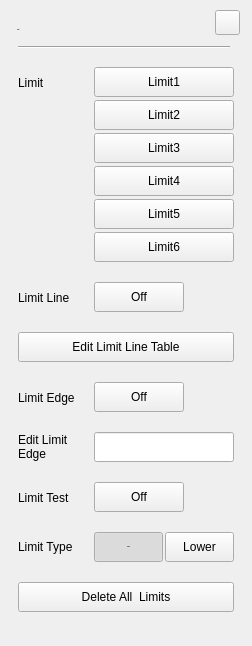
<?xml version="1.0" encoding="UTF-8"?>
<ui version="4.0">
 <class>SA_Dialog_Limit</class>
 <widget class="QWidget" name="SA_Dialog_Limit">
  <property name="geometry">
   <rect>
    <x>0</x>
    <y>0</y>
    <width>252</width>
    <height>646</height>
   </rect>
  </property>
  <property name="windowTitle">
   <string>Form</string>
  </property>
  <property name="styleSheet">
   <string notr="true">#widget
{
	background-color:rgba(211,211,211,0.9);
}
#widget&gt;#lblTitle
{
	font: 75 20px &quot;Arial&quot;;
	color:rgba(46,46,46,1);
	line-height:23px;
	font-weight:bold;
}
#pb_cancel
{
border-style:flat;
background-color:rgba(0,0,0,0);
background-image: url(:/sa/image/btn_close_normal.png);
}
#pb_cancel:pressed
{
background-image: url(:/sa/image/btn_close_click.png);
}
#line
{
	background-color:rgba(46,46,46,1);
}
QPushButton
{
	background-color:black;
	color:rgb(130, 130, 130);
	border-style:flat;
	font: 75 13px &quot;Arial&quot;;
	font-weight:bold;
}
#pb_LimitTest,
#pb_Edge,
#pb_toggle
{
	background-color:rgba(0,0,0,0);
	font: 75 13px &quot;Arial&quot;;
	font-weight:bold;
}
#pb_LimitTest:checked,
#pb_Edge::checked,
#pb_toggle:checked
{
	padding:7px 44px 6px 25px;
	color:rgba(87, 87, 87, 1);
	border-image: url(:/sa/image/toggle_on.png);
}
#pb_LimitTest:!checked,
#pb_Edge:!checked,
#pb_toggle:!checked
{
	padding:7px 17px 6px 36px;
	color:rgba(123, 123, 123, 1);
	border-image: url(:/sa/image/toggle_off.png);
}

#pb_Upper:checked
{
	background-color:transparent;
	padding: 8px 14px 7px 15px;
	background-image: url(:/sa/image/fre_checked_left.png);
}
#pb_Upper:!checked
{
background-color:transparent;
padding: 8px 14px 7px 15px;
	background-image: url(:/sa/image/fre_checked_right.png);
}

#pb_Lower:checked
{
background-color:transparent;
padding: 8px 5px 7px 6px;
	background-image: url(:/sa/image/fre_checked_right.png);
	background-position:right;
}

#pb_Lower:!checked
{
background-color:transparent;
padding: 8px 5px 7px 6px;
	background-image: url(:/sa/image/fre_checked_left.png);
	background-position:right;
}

#widget
{
	background-color:rgba(211,211,211,0.9);
}
#widget&gt;QLabel
{
font: 75 13px &quot;Arial&quot;;
color:rgb(46,46,46);
}
SA_LineEdit
{
	color:rgba(162, 115, 0,1);
	padding:8px 8px 7px 10px ;
	font: 75 13px &quot;Arial&quot;;
	font-weight:bold;
}
SA_LineEdit:focus
{
	outline: none;
	border:2px solid rgba(162,115,0,1);
	padding:6px 6px 5px 8px ;
}
#pb_LM1,
#pb_LM2,
#pb_LM3,
#pb_LM4,
#pb_LM5,
#pb_LM6
{
text-align:left;
padding-left:10px;
}
#pb_LM1:checked,
#pb_LM2:checked,
#pb_LM3:checked,
#pb_LM4:checked,
#pb_LM5:checked,
#pb_LM6:checked
{
	color:rgba(87, 87, 87, 1);
}

/*******************indoor**********************/
#SA_Dialog_Limit[status= &quot;indoor&quot;] #widget
{
	background-color:rgba(211,211,211,0.9);
}
#SA_Dialog_Limit[status  =  &quot;indoor&quot;] #widget&gt;#lblTitle
{
	color:rgba(46,46,46,1);
}
#SA_Dialog_Limit[status  =  &quot;indoor&quot;] #pb_cancel
{
	background-color:rgba(0,0,0,0);
	background-image: url(:/sa/image/btn_close_normal.png);
}
#SA_Dialog_Limit[status  =  &quot;indoor&quot;] #pb_cancel:pressed
{
	background-image: url(:/sa/image/btn_close_click.png);
}
#SA_Dialog_Limit[status  =  &quot;indoor&quot;] #line
{
	background-color:rgba(46,46,46,1);
}
#SA_Dialog_Limit[status  =  &quot;indoor&quot;] QPushButton
{
	background-color:black;
	color:rgb(130, 130, 130);
}
#SA_Dialog_Limit[status  =  &quot;indoor&quot;] #pb_LimitTest,
#SA_Dialog_Limit[status  =  &quot;indoor&quot;] #pb_Edge,
#SA_Dialog_Limit[status  =  &quot;indoor&quot;] #pb_toggle
{
	background-color:rgba(0,0,0,0);
}
#SA_Dialog_Limit[status  =  &quot;indoor&quot;] #pb_LimitTest:checked,
#SA_Dialog_Limit[status  =  &quot;indoor&quot;] #pb_Edge::checked,
#SA_Dialog_Limit[status  =  &quot;indoor&quot;] #pb_toggle:checked
{
	color:rgba(87, 87, 87, 1);
	border-image: url(:/sa/image/toggle_on.png);
}
#SA_Dialog_Limit[status  =  &quot;indoor&quot;] #pb_LimitTest:!checked,
#SA_Dialog_Limit[status  =  &quot;indoor&quot;] #pb_Edge:!checked,
#SA_Dialog_Limit[status  =  &quot;indoor&quot;] #pb_toggle:!checked
{
	color:rgba(123, 123, 123, 1);
	border-image: url(:/sa/image/toggle_off.png);
}

#SA_Dialog_Limit[status  =  &quot;indoor&quot;] #pb_Upper:checked
{
	background-color:transparent;
	background-image: url(:/sa/image/fre_checked_left.png);
}
#SA_Dialog_Limit[status  =  &quot;indoor&quot;] #pb_Upper:!checked
{
	background-color:transparent;
	background-image: url(:/sa/image/fre_checked_right.png);
}

#SA_Dialog_Limit[status  =  &quot;indoor&quot;] #pb_Lower:checked
{
	background-color:transparent;
	background-image: url(:/sa/image/fre_checked_right.png);
}

#SA_Dialog_Limit[status  =  &quot;indoor&quot;] #pb_Lower:!checked
{
	background-color:transparent;
	background-image: url(:/sa/image/fre_checked_left.png);
}
#SA_Dialog_Limit[status  =  &quot;indoor&quot;] #widget&gt;QLabel
{
	color:rgb(46,46,46);
}
#SA_Dialog_Limit[status  =  &quot;indoor&quot;] SA_LineEdit
{
	background-color:rgba(255,255,255,0.6);
	color:rgba(162, 115, 0,1);
}
#SA_Dialog_Limit[status  =  &quot;indoor&quot;] SA_LineEdit:focus
{
	border:2px solid rgba(162,115,0,1);
}
#SA_Dialog_Limit[status  =  &quot;indoor&quot;] #pb_LM1,
#SA_Dialog_Limit[status  =  &quot;indoor&quot;] #pb_LM2,
#SA_Dialog_Limit[status  =  &quot;indoor&quot;] #pb_LM3,
#SA_Dialog_Limit[status  =  &quot;indoor&quot;] #pb_LM4,
#SA_Dialog_Limit[status  =  &quot;indoor&quot;] #pb_LM5,
#SA_Dialog_Limit[status  =  &quot;indoor&quot;] #pb_LM6
{
	background-image: url(:/sa/image/btn_mkr_nor.png);
}
#SA_Dialog_Limit[status  =  &quot;indoor&quot;] #pb_LM1:checked,
#SA_Dialog_Limit[status  =  &quot;indoor&quot;] #pb_LM2:checked,
#SA_Dialog_Limit[status  =  &quot;indoor&quot;] #pb_LM3:checked,
#SA_Dialog_Limit[status  =  &quot;indoor&quot;] #pb_LM4:checked,
#SA_Dialog_Limit[status  =  &quot;indoor&quot;] #pb_LM5:checked,
#SA_Dialog_Limit[status  =  &quot;indoor&quot;] #pb_LM6:checked
{
	background-image: url(:/sa/image/btn_mkr_click.png);
}

/*******************outdoor**********************/
#SA_Dialog_Limit[status  =&quot;outdoor&quot;] #widget
{
	background-color:rgba(211,211,211,0.9);
}
#SA_Dialog_Limit[status  =&quot;outdoor&quot;] #widget&gt;#lblTitle
{
	color:rgba(46,46,46,1);
}
#SA_Dialog_Limit[status  = &quot;outdoor&quot;] #pb_cancel
{
	background-color:rgba(0,0,0,0);
	background-image: url(:/sa/image/btn_close_normal.png);
}
#SA_Dialog_Limit[status  =  &quot;outdoor&quot;] #pb_cancel:pressed
{
	background-image: url(:/sa/image/btn_close_click.png);
}
#SA_Dialog_Limit[status  =  &quot;outdoor&quot;] #line
{
	background-color:rgba(46,46,46,1);
}
#SA_Dialog_Limit[status  =  &quot;outdoor&quot;] QPushButton
{
	background-color:black;
	color:rgb(130, 130, 130);
}
#SA_Dialog_Limit[status  =  &quot;outdoor&quot;] #pb_LimitTest,
#SA_Dialog_Limit[status  =  &quot;outdoor&quot;] #pb_Edge,
#SA_Dialog_Limit[status  =  &quot;outdoor&quot;] #pb_toggle
{
	background-color:rgba(0,0,0,0);
}
#SA_Dialog_Limit[status  =  &quot;outdoor&quot;] #pb_LimitTest:checked,
#SA_Dialog_Limit[status  =  &quot;outdoor&quot;] #pb_Edge::checked,
#SA_Dialog_Limit[status  =  &quot;outdoor&quot;] #pb_toggle:checked
{
	color:rgba(87, 87, 87, 1);
	border-image: url(:/sa/image/toggle_on.png);
}
#SA_Dialog_Limit[status  =  &quot;outdoor&quot;] #pb_LimitTest:!checked,
#SA_Dialog_Limit[status  =  &quot;outdoor&quot;] #pb_Edge:!checked,
#SA_Dialog_Limit[status  =  &quot;outdoor&quot;] #pb_toggle:!checked
{
	color:rgba(123, 123, 123, 1);
	border-image: url(:/sa/image/toggle_off.png);
}

#SA_Dialog_Limit[status  =  &quot;outdoor&quot;] #pb_Upper:checked
{
	background-color:transparent;
	background-image: url(:/sa/image/fre_checked_left.png);
}
#SA_Dialog_Limit[status  =  &quot;outdoor&quot;] #pb_Upper:!checked
{
	background-color:transparent;
	background-image: url(:/sa/image/fre_checked_right.png);
}

#SA_Dialog_Limit[status  =  &quot;outdoor&quot;] #pb_Lower:checked
{
	background-color:transparent;
	background-image: url(:/sa/image/fre_checked_right.png);
}

#SA_Dialog_Limit[status  =  &quot;outdoor&quot;] #pb_Lower:!checked
{
	background-color:transparent;
	background-image: url(:/sa/image/fre_checked_left.png);
}
#SA_Dialog_Limit[status  =  &quot;outdoor&quot;] #widget&gt;QLabel
{
	color:rgb(46,46,46);
}
#SA_Dialog_Limit[status  =  &quot;outdoor&quot;] SA_LineEdit
{
	background-color:rgba(255,255,255,0.6);
	color:rgba(162, 115, 0,1);
}
#SA_Dialog_Limit[status  =  &quot;outdoor&quot;] SA_LineEdit:focus
{
	border:2px solid rgba(162,115,0,1);
}
#SA_Dialog_Limit[status  =  &quot;outdoor&quot;] #pb_LM1,
#SA_Dialog_Limit[status  =  &quot;outdoor&quot;] #pb_LM2,
#SA_Dialog_Limit[status  =  &quot;outdoor&quot;] #pb_LM3,
#SA_Dialog_Limit[status  =  &quot;outdoor&quot;] #pb_LM4,
#SA_Dialog_Limit[status  =  &quot;outdoor&quot;] #pb_LM5,
#SA_Dialog_Limit[status  =  &quot;outdoor&quot;] #pb_LM6
{
	background-image: url(:/sa/image/btn_mkr_nor.png);
}
#SA_Dialog_Limit[status  =  &quot;outdoor&quot;] #pb_LM1:checked,
#SA_Dialog_Limit[status  =  &quot;outdoor&quot;] #pb_LM2:checked,
#SA_Dialog_Limit[status  =  &quot;outdoor&quot;] #pb_LM3:checked,
#SA_Dialog_Limit[status  =  &quot;outdoor&quot;] #pb_LM4:checked,
#SA_Dialog_Limit[status  =  &quot;outdoor&quot;] #pb_LM5:checked,
#SA_Dialog_Limit[status  =  &quot;outdoor&quot;] #pb_LM6:checked
{
	background-image: url(:/sa/image/btn_mkr_click.png);
}

/*******************night**********************/
#SA_Dialog_Limit[status = &quot;night&quot;] #widget
{
		background-color:rgba(208,182,139,0.9);
}
#SA_Dialog_Limit[status  =  &quot;night&quot;] #widget&gt;#lblTitle
{
	color:rgba(46,46,46,1);
}
#SA_Dialog_Limit[status  =  &quot;night&quot;] #pb_cancel
{
	background-color:rgba(0,0,0,0);
	border-image: url(:/sa/image/night/btn_close_normal.png);
}
#SA_Dialog_Limit[status  =  &quot;night&quot;] #pb_cancel:pressed
{
	border-image: url(:/sa/image/night/btn_close_click.png);
}
#SA_Dialog_Limit[status  =  &quot;night&quot;] #line
{
	background-color:rgba(46,46,46,1);
}
#SA_Dialog_Limit[status  =  &quot;night&quot;] QPushButton
{
	background-color:black;
	color:rgb(130, 130, 130);
}
#SA_Dialog_Limit[status  =  &quot;night&quot;] #pb_LimitTest,
#SA_Dialog_Limit[status  =  &quot;night&quot;] #pb_Edge,
#SA_Dialog_Limit[status  =  &quot;night&quot;] #pb_toggle
{
	background-color:rgba(0,0,0,0);
}
#SA_Dialog_Limit[status  =  &quot;night&quot;] #pb_LimitTest:checked,
#SA_Dialog_Limit[status  =  &quot;night&quot;] #pb_Edge::checked,
#SA_Dialog_Limit[status  =  &quot;night&quot;] #pb_toggle:checked
{
	color:rgba(87, 87, 87, 1);
	border-image: url(:/sa/image/night/toggle_on.png);
}
#SA_Dialog_Limit[status  =  &quot;night&quot;] #pb_LimitTest:!checked,
#SA_Dialog_Limit[status  =  &quot;night&quot;] #pb_Edge:!checked,
#SA_Dialog_Limit[status  =  &quot;night&quot;] #pb_toggle:!checked
{
	color:rgba(121,106,80,1);
	border-image: url(:/sa/image/night/toggle_off.png);
}

#SA_Dialog_Limit[status  =  &quot;night&quot;] #pb_Upper:checked
{
	background-color:transparent;
	background-image:url(:/sa/image/night/btn_left_click.png);
}
#SA_Dialog_Limit[status  =  &quot;night&quot;] #pb_Upper:!checked
{
	background-color:transparent;
	background-image: url(:/sa/image/night/btn_left_nor.png);
}

#SA_Dialog_Limit[status  =  &quot;night&quot;] #pb_Lower:checked
{
	background-color:transparent;
	background-image: url(:/sa/image/night/btn_right_click.png);
}

#SA_Dialog_Limit[status  =  &quot;night&quot;] #pb_Lower:!checked
{
	background-color:transparent;
	background-image: url(:/sa/image/night/btn_right_nor.png);
}

#SA_Dialog_Limit[status  =  &quot;night&quot;] #widget&gt;QLabel
{
	color:rgb(46,46,46);
}
#SA_Dialog_Limit[status  =  &quot;night&quot;] SA_LineEdit
{
	background-color:rgba(251,219,167,0.6);
	color:rgba(162, 115, 0,1);
}
#SA_Dialog_Limit[status  =  &quot;night&quot;] SA_LineEdit:focus
{
	border:2px solid rgba(162,115,0,1);
}
#SA_Dialog_Limit[status  =  &quot;night&quot;] #pb_LM1,
#SA_Dialog_Limit[status  =  &quot;night&quot;] #pb_LM2,
#SA_Dialog_Limit[status  =  &quot;night&quot;] #pb_LM3,
#SA_Dialog_Limit[status  =  &quot;night&quot;] #pb_LM4,
#SA_Dialog_Limit[status  =  &quot;night&quot;] #pb_LM5,
#SA_Dialog_Limit[status  =  &quot;night&quot;] #pb_LM6
{
	 background-color:rgb(74,65,50); 
}
#SA_Dialog_Limit[status  =  &quot;night&quot;] #pb_LM1:checked,
#SA_Dialog_Limit[status  =  &quot;night&quot;] #pb_LM2:checked,
#SA_Dialog_Limit[status  =  &quot;night&quot;] #pb_LM3:checked,
#SA_Dialog_Limit[status  =  &quot;night&quot;] #pb_LM4:checked,
#SA_Dialog_Limit[status  =  &quot;night&quot;] #pb_LM5:checked,
#SA_Dialog_Limit[status  =  &quot;night&quot;] #pb_LM6:checked
{
	 background-color:rgb(251,155,0);
}</string>
  </property>
  <property name="status" stdset="0">
   <string>night</string>
  </property>
  <widget class="QWidget" name="widget" native="true">
   <property name="geometry">
    <rect>
     <x>0</x>
     <y>0</y>
     <width>252</width>
     <height>646</height>
    </rect>
   </property>
   <widget class="QLabel" name="lblTitle">
    <property name="geometry">
     <rect>
      <x>17</x>
      <y>19</y>
      <width>102</width>
      <height>22</height>
     </rect>
    </property>
    <property name="font">
     <font>
      <family>Arial</family>
      <pointsize>-1</pointsize>
      <weight>75</weight>
      <italic>false</italic>
      <bold>true</bold>
     </font>
    </property>
    <property name="styleSheet">
     <string notr="true"/>
    </property>
    <property name="text">
     <string>Limit</string>
    </property>
   </widget>
   <widget class="Line" name="line">
    <property name="geometry">
     <rect>
      <x>18</x>
      <y>46</y>
      <width>212</width>
      <height>2</height>
     </rect>
    </property>
    <property name="orientation">
     <enum>Qt::Horizontal</enum>
    </property>
   </widget>
   <widget class="QPushButton" name="pb_cancel">
    <property name="geometry">
     <rect>
      <x>215</x>
      <y>10</y>
      <width>25</width>
      <height>25</height>
     </rect>
    </property>
    <property name="styleSheet">
     <string notr="true"/>
    </property>
    <property name="text">
     <string/>
    </property>
   </widget>
   <widget class="QLabel" name="lblLimitLine">
    <property name="geometry">
     <rect>
      <x>18</x>
      <y>290</y>
      <width>67</width>
      <height>15</height>
     </rect>
    </property>
    <property name="text">
     <string>Limit Line</string>
    </property>
   </widget>
   <widget class="QPushButton" name="pb_toggle">
    <property name="geometry">
     <rect>
      <x>94</x>
      <y>282</y>
      <width>90</width>
      <height>30</height>
     </rect>
    </property>
    <property name="styleSheet">
     <string notr="true"/>
    </property>
    <property name="text">
     <string>Off</string>
    </property>
    <property name="checkable">
     <bool>true</bool>
    </property>
   </widget>
   <widget class="QPushButton" name="pb_EditMask">
    <property name="geometry">
     <rect>
      <x>18</x>
      <y>332</y>
      <width>216</width>
      <height>30</height>
     </rect>
    </property>
    <property name="styleSheet">
     <string notr="true">/*******************indoor**********************/
#SA_Dialog_Limit[status  =  &quot;indoor&quot;] QPushButton
{
	font: 75 13px &quot;Arial&quot;;
	font-weight:bold;
	color:rgba(255, 255, 255, 1);
	background-image: url(:/sa/image/btn_w216_nor.png);
	text-align:center;
}

#SA_Dialog_Limit[status  =  &quot;indoor&quot;] QPushButton:pressed
{
	background-image: url(:/sa/image/btn_w216_click.png);
}

/*******************outdoor**********************/
#SA_Dialog_Limit[status  =  &quot;outdoor&quot;] QPushButton
{
	font: 75 13px &quot;Arial&quot;;
	font-weight:bold;
	color:rgba(0, 0, 0, 1);
	border-image: url(:/sa/image/outdoor/btn_w70_normal.png);
	text-align:center;
}

#SA_Dialog_Limit[status  =  &quot;outdoor&quot;] QPushButton:pressed
{
	border-image: url(:/sa/image/btn_w216_click.png);
}


/*******************night**********************/
#SA_Dialog_Limit[status  =  &quot;night&quot;] QPushButton
{
	font: 75 13px &quot;Arial&quot;;
	font-weight:bold;
	color: #FBDBA7;
	background-image: url(:/sa/image/btn_w216_nor.png);
	text-align:center;
}

#SA_Dialog_Limit[status  =  &quot;night&quot;] QPushButton:pressed
{
	background-image: url(:/sa/image/night/btn_w216_click.png);
}</string>
    </property>
    <property name="text">
     <string>Edit Limit Line Table</string>
    </property>
    <property name="status" stdset="0">
     <string>outdoor</string>
    </property>
   </widget>
   <widget class="QPushButton" name="pb_LM1">
    <property name="geometry">
     <rect>
      <x>94</x>
      <y>67</y>
      <width>140</width>
      <height>30</height>
     </rect>
    </property>
    <property name="text">
     <string>Limit1</string>
    </property>
    <property name="checkable">
     <bool>true</bool>
    </property>
   </widget>
   <widget class="QPushButton" name="pb_LM2">
    <property name="geometry">
     <rect>
      <x>94</x>
      <y>100</y>
      <width>140</width>
      <height>30</height>
     </rect>
    </property>
    <property name="text">
     <string>Limit2</string>
    </property>
    <property name="checkable">
     <bool>true</bool>
    </property>
   </widget>
   <widget class="QPushButton" name="pb_LM3">
    <property name="geometry">
     <rect>
      <x>94</x>
      <y>133</y>
      <width>140</width>
      <height>30</height>
     </rect>
    </property>
    <property name="text">
     <string>Limit3</string>
    </property>
    <property name="checkable">
     <bool>true</bool>
    </property>
   </widget>
   <widget class="QPushButton" name="pb_LM4">
    <property name="geometry">
     <rect>
      <x>94</x>
      <y>166</y>
      <width>140</width>
      <height>30</height>
     </rect>
    </property>
    <property name="text">
     <string>Limit4</string>
    </property>
    <property name="checkable">
     <bool>true</bool>
    </property>
   </widget>
   <widget class="QPushButton" name="pb_LM5">
    <property name="geometry">
     <rect>
      <x>94</x>
      <y>199</y>
      <width>140</width>
      <height>30</height>
     </rect>
    </property>
    <property name="text">
     <string>Limit5</string>
    </property>
    <property name="checkable">
     <bool>true</bool>
    </property>
   </widget>
   <widget class="QPushButton" name="pb_LM6">
    <property name="geometry">
     <rect>
      <x>94</x>
      <y>232</y>
      <width>140</width>
      <height>30</height>
     </rect>
    </property>
    <property name="text">
     <string>Limit6</string>
    </property>
    <property name="checkable">
     <bool>true</bool>
    </property>
   </widget>
   <widget class="QPushButton" name="pb_Edge">
    <property name="geometry">
     <rect>
      <x>94</x>
      <y>382</y>
      <width>90</width>
      <height>30</height>
     </rect>
    </property>
    <property name="styleSheet">
     <string notr="true"/>
    </property>
    <property name="text">
     <string>Off</string>
    </property>
    <property name="checkable">
     <bool>true</bool>
    </property>
   </widget>
   <widget class="QLabel" name="lblLimitEdge">
    <property name="geometry">
     <rect>
      <x>18</x>
      <y>390</y>
      <width>71</width>
      <height>15</height>
     </rect>
    </property>
    <property name="text">
     <string>Limit Edge</string>
    </property>
   </widget>
   <widget class="SA_LineEdit" name="lineEdit">
    <property name="geometry">
     <rect>
      <x>94</x>
      <y>432</y>
      <width>140</width>
      <height>30</height>
     </rect>
    </property>
    <property name="styleSheet">
     <string notr="true">SA_LineEdit
{
	color:rgba(162, 115, 0,1);
	font: 75 13px &quot;Arial&quot;;
	font-weight:bold;
	outline: none;
	border:2px solid rgba(162,115,0,1);
	padding:6px 6px 5px 8px ;
}
</string>
    </property>
    <property name="inputMask">
     <string/>
    </property>
    <property name="readOnly">
     <bool>true</bool>
    </property>
    <property name="placeholderText">
     <string/>
    </property>
   </widget>
   <widget class="QPushButton" name="pb_LimitTest">
    <property name="geometry">
     <rect>
      <x>94</x>
      <y>482</y>
      <width>90</width>
      <height>30</height>
     </rect>
    </property>
    <property name="styleSheet">
     <string notr="true"/>
    </property>
    <property name="text">
     <string>Off</string>
    </property>
    <property name="checkable">
     <bool>true</bool>
    </property>
   </widget>
   <widget class="QLabel" name="lblLimitTest">
    <property name="geometry">
     <rect>
      <x>18</x>
      <y>490</y>
      <width>71</width>
      <height>15</height>
     </rect>
    </property>
    <property name="text">
     <string>Limit Test</string>
    </property>
   </widget>
   <widget class="QPushButton" name="pb_Upper">
    <property name="geometry">
     <rect>
      <x>94</x>
      <y>532</y>
      <width>69</width>
      <height>30</height>
     </rect>
    </property>
    <property name="font">
     <font>
      <family>Arial</family>
      <pointsize>-1</pointsize>
      <weight>75</weight>
      <italic>false</italic>
      <bold>true</bold>
     </font>
    </property>
    <property name="focusPolicy">
     <enum>Qt::NoFocus</enum>
    </property>
    <property name="text">
     <string>Upper</string>
    </property>
    <property name="checkable">
     <bool>true</bool>
    </property>
    <property name="checked">
     <bool>true</bool>
    </property>
    <attribute name="buttonGroup">
     <string notr="true">buttonGroup</string>
    </attribute>
   </widget>
   <widget class="QPushButton" name="pb_Lower">
    <property name="geometry">
     <rect>
      <x>165</x>
      <y>532</y>
      <width>69</width>
      <height>30</height>
     </rect>
    </property>
    <property name="focusPolicy">
     <enum>Qt::NoFocus</enum>
    </property>
    <property name="text">
     <string>Lower</string>
    </property>
    <property name="checkable">
     <bool>true</bool>
    </property>
    <attribute name="buttonGroup">
     <string notr="true">buttonGroup</string>
    </attribute>
   </widget>
   <widget class="QLabel" name="lblLimitType">
    <property name="geometry">
     <rect>
      <x>18</x>
      <y>532</y>
      <width>71</width>
      <height>30</height>
     </rect>
    </property>
    <property name="text">
     <string>Limit Type</string>
    </property>
   </widget>
   <widget class="QPushButton" name="pb_DeleteAll">
    <property name="geometry">
     <rect>
      <x>18</x>
      <y>582</y>
      <width>216</width>
      <height>30</height>
     </rect>
    </property>
    <property name="styleSheet">
     <string notr="true">/*******************indoor**********************/
#SA_Dialog_Limit[status  =  &quot;indoor&quot;] QPushButton
{
	font: 75 13px &quot;Arial&quot;;
	font-weight:bold;
	color:rgba(255, 255, 255, 1);
	background-image: url(:/sa/image/btn_w216_nor.png);
	text-align:center;
}

#SA_Dialog_Limit[status  =  &quot;indoor&quot;] QPushButton:pressed
{
	background-image: url(:/sa/image/btn_w216_click.png);
}

/*******************outdoor**********************/
#SA_Dialog_Limit[status  =  &quot;outdoor&quot;] QPushButton
{
	font: 75 13px &quot;Arial&quot;;
	font-weight:bold;
	color:rgba(0, 0, 0, 1);
	border-image: url(:/sa/image/outdoor/btn_w70_normal.png);
	text-align:center;
}

#SA_Dialog_Limit[status  =  &quot;outdoor&quot;] QPushButton:pressed
{
	border-image: url(:/sa/image/btn_w216_click.png);
}


/*******************night**********************/
#SA_Dialog_Limit[status  =  &quot;night&quot;] QPushButton
{
	font: 75 13px &quot;Arial&quot;;
	font-weight:bold;
	color: #FBDBA7;
	background-image: url(:/sa/image/btn_w216_nor.png);
	text-align:center;
}

#SA_Dialog_Limit[status  =  &quot;night&quot;] QPushButton:pressed
{
	background-image: url(:/sa/image/night/btn_w216_click.png);
}</string>
    </property>
    <property name="text">
     <string>Delete All  Limits</string>
    </property>
   </widget>
   <widget class="QLabel" name="lblEditLimitEdge">
    <property name="geometry">
     <rect>
      <x>18</x>
      <y>432</y>
      <width>67</width>
      <height>30</height>
     </rect>
    </property>
    <property name="text">
     <string>Edit Limit
Edge</string>
    </property>
   </widget>
   <widget class="QLabel" name="lblLimit">
    <property name="geometry">
     <rect>
      <x>18</x>
      <y>75</y>
      <width>51</width>
      <height>15</height>
     </rect>
    </property>
    <property name="text">
     <string>Limit</string>
    </property>
   </widget>
  </widget>
 </widget>
 <customwidgets>
  <customwidget>
   <class>SA_LineEdit</class>
   <extends>QLineEdit</extends>
   <header location="global">sa_lineedit.h</header>
   <slots>
    <signal>clicked()</signal>
   </slots>
  </customwidget>
 </customwidgets>
 <resources/>
 <connections/>
 <buttongroups>
  <buttongroup name="buttonGroup"/>
 </buttongroups>
</ui>
